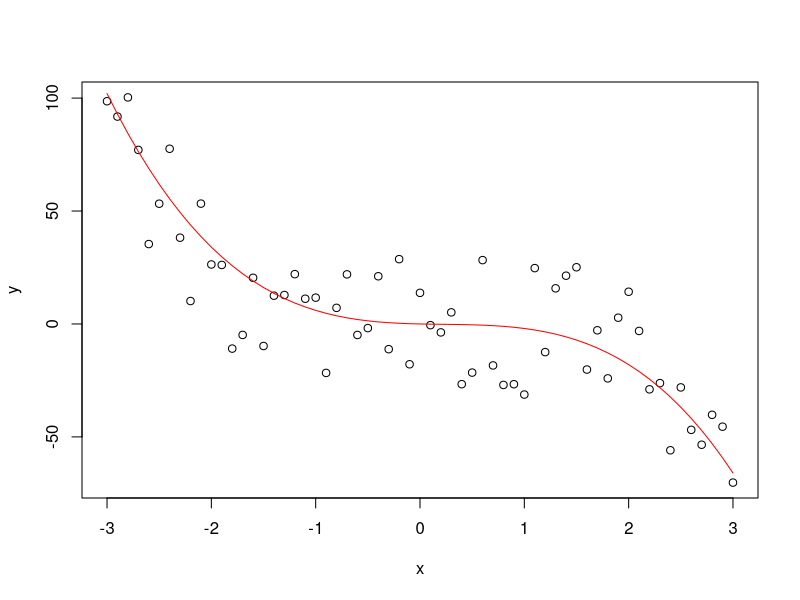
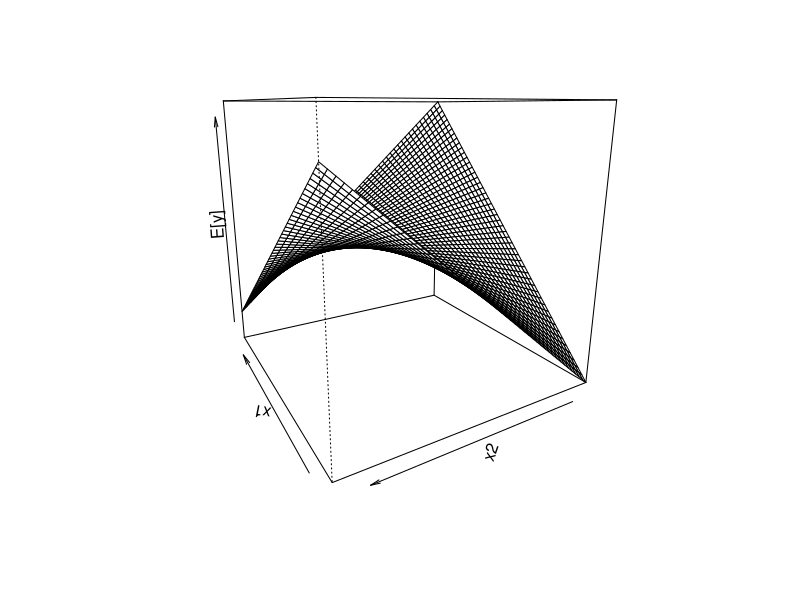
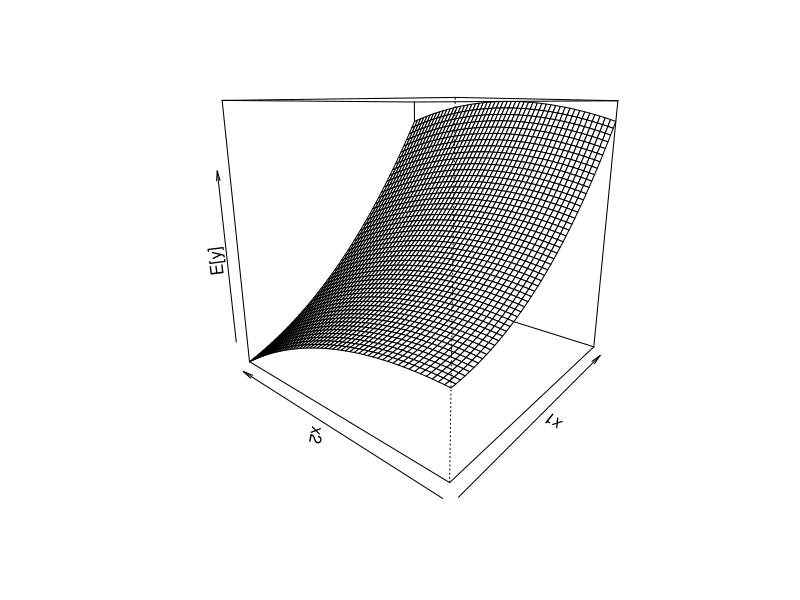
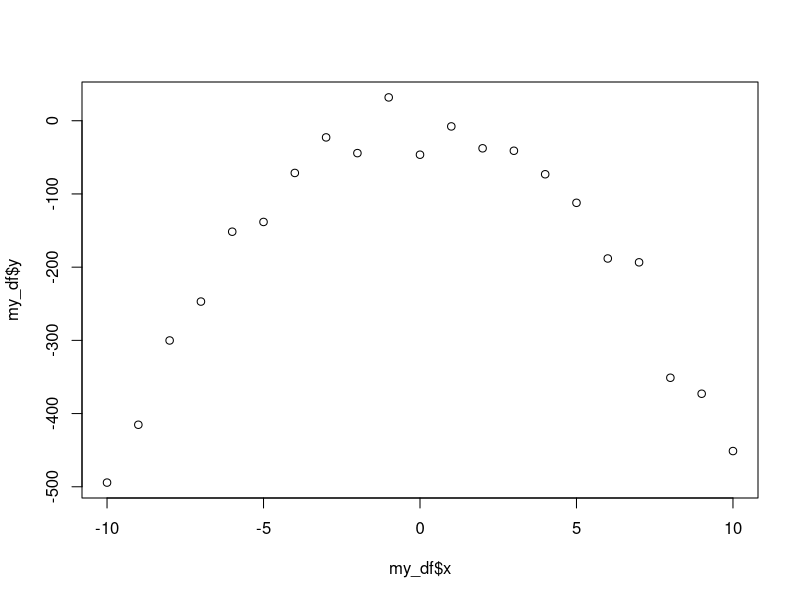
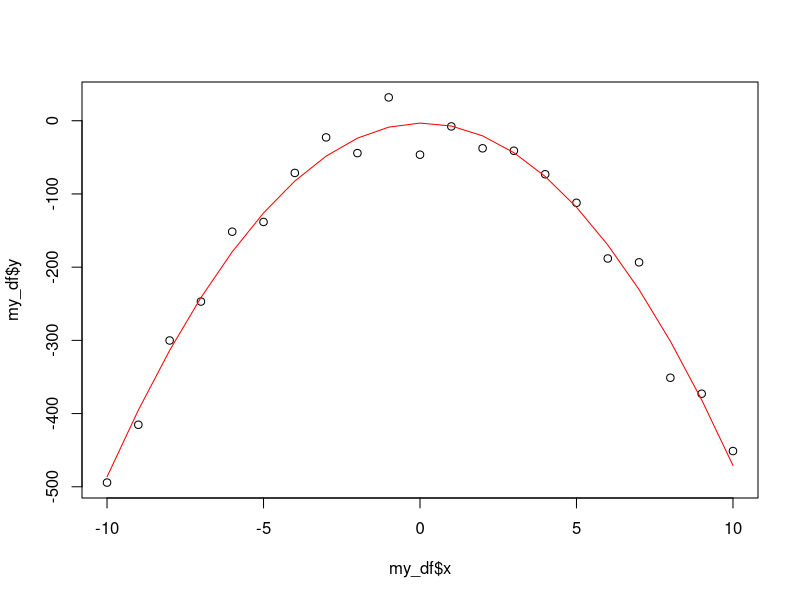

Reproduce these figures in R, in order. (Note: this script raises an error after producing the figures.)
## ---- chunk 1
betas <- c(-1,2,-3)
x <- seq(-3,3,.1)
y_line <- cbind(x,x^2,x^3) %*% betas
y <- y_line +  rnorm(n = length(x), sd = 20)
plot(x,y)
points(x,y_line, col="red", type = "l")
## ---- chunk 2
plotSurface <- function(lowerFirst, upperFirst, 
                        lowerSecond, upperSecond, 
                        numGridPointsOnEachAxis, f, contour = F, ...){
  A <- seq(lowerFirst, upperFirst, length.out = numGridPointsOnEachAxis)
  B <- seq(lowerSecond, upperSecond, length.out = numGridPointsOnEachAxis)
  args <- expand.grid(A,B)
  z <- mapply(f, args[,1], args[,2])
  dim(z) <- c(length(A), length(B))
  if(contour){
    contour(A, B, z)
  }else{
    persp(x=A, y=B, z=z, ...)
  }
}
eval_mean <- function(x1, x2) -2 + 3*x1 - .2*x2 - 4*x1*x2
plotSurface(-5, 5, -5, 5, 50, 
            eval_mean, F, theta=-120, 
            zlab = "E[y]", xlab = "x1", ylab = "x2")
## ---- chunk 3
plotSurface <- function(lowerFirst, upperFirst, 
                        lowerSecond, upperSecond, 
                        numGridPointsOnEachAxis, f, contour = F, ...){
  A <- seq(lowerFirst, upperFirst, length.out = numGridPointsOnEachAxis)
  B <- seq(lowerSecond, upperSecond, length.out = numGridPointsOnEachAxis)
  args <- expand.grid(A,B)
  z <- mapply(f, args[,1], args[,2])
  dim(z) <- c(length(A), length(B))
  if(contour){
    contour(A, B, z)
  }else{
    persp(x=A, y=B, z=z, ...)
  }
}
eval_mean <- function(x1, x2) (800+10*x1 + 7*x2+ 8.5*x1^2+ -5*x2^2+ 4*x1*x2)
plotSurface(0, 10, 0, 10, 50, 
            eval_mean, F, theta=-50, 
            zlab = "E[y]", xlab = "x1", ylab = "x2")
## ---- chunk 4
x <- seq(-10,10,1)
my_df <- data.frame(y = (3 + 2*x - 5*x^2) + rnorm(length(x), sd = 30), x = x)
head(my_df)
## ---- chunk 5
plot(my_df$x, my_df$y)
## ---- chunk 6
my_df$xsquared <- x^2
mlr_model <- lm(y ~ x + xsquared, data=my_df)
# mlr_model <- lm(y ~ . + xsquared, data=my_df) # . means "all other columns"
summary(mlr_model)
## ---- chunk 7
fitted_vals <- predict(mlr_model)
plot(my_df$x, my_df$y)
points(my_df$x, fitted_vals, col = "red", type ="l")
## ---- chunk 8
knitr::include_graphics("/home/t/UVa/all_teaching/summer19_6021/presentations/module3/screenshot.png")
# knitr::include_graphics("screenshot.png")
## ---- chunk 9
anova(mlr_model)
names(anova(mlr_model))
anova(mlr_model)$'Mean Sq'
anova(mlr_model)$'Mean Sq'[3]
## ---- chunk 10
# define a function
getSSHat <- function(model_object){
  return(anova(model_object)$'Mean Sq'[3])
}
# use/call the function on a specific model
getSSHat(mlr_model)
## ---- chunk 11
x1 <- c(2,3,4,1,5,6,7,8)
x2 <- c(1,2,5,2,6,4,3,4)
y <- 8 - 5*x1 + 12*x2 + .01*rnorm(n = length(x1))
pairs(data.frame(y,x1,x2))
## ---- chunk 12
summary(mlr_model)
## ---- chunk 13
summary(mlr_model)
## ---- chunk 14
anova(mlr_model)
## ---- chunk 15
lil_mod <- lm(y ~ x, data = my_df)
big_mod <- lm(y ~ x + xsquared, data=my_df)
anova(lil_mod, big_mod) # smallest to largest
# by hand:
## ---- chunk 16
x0 <- data.frame(x = 30, xsquared = 20) #named!
predict(mlr_model, newdata = x0, interval = "confidence")
predict(mlr_model, newdata = x0, interval = "prediction")
